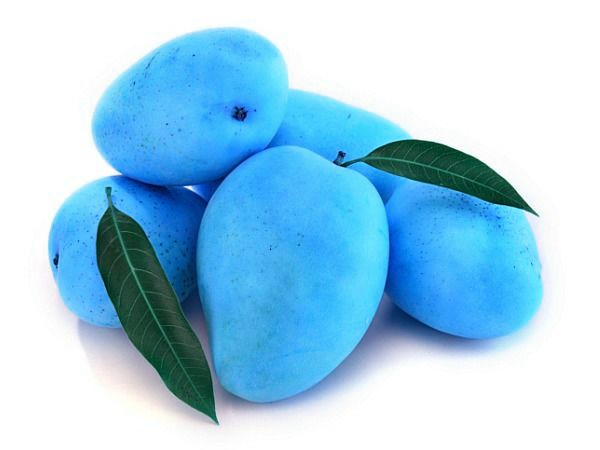
#> input picture Citra Digital/Pertemuan 9/Image_1.jpg, 600 x 450 px
$ jupyter execute 'Morfologi Citra.ipynb'
#> lines starting #> are read from the running program, lines starting #| are printed output that depends on the picture
# implementasi morfologi pada citra biner

[cell 1]
import cv2
import numpy as np
import matplotlib.pyplot as plt

# Membaca gambar biner
img = cv2.imread('Image_1.jpg', cv2.IMREAD_COLOR_RGB)
#> img is the input picture: shape (450, 600, 3); mean B, G, R 232.6, 207.7, 162.5

# Membuat elemen struktural (misalnya, persegi 5x5)
kernel = np.ones((5,5), np.uint8)

# Melakukan berbagai operasi morfologi
dilation = cv2.dilate(img, kernel, iterations=1)
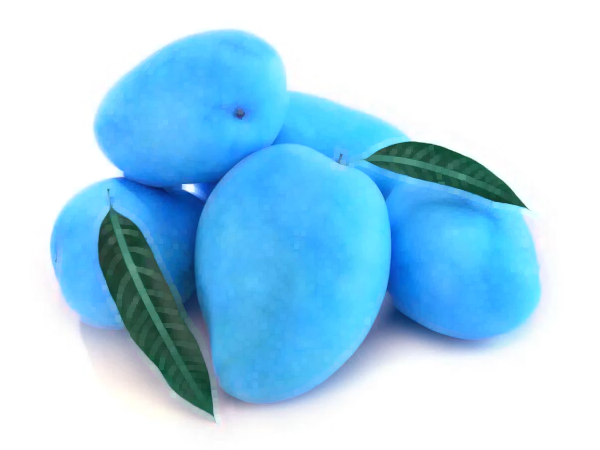
#> dilation: shape (450, 600, 3); mean B, G, R 238.2, 213.8, 169.6
erosion = cv2.erode(img, kernel, iterations=1)
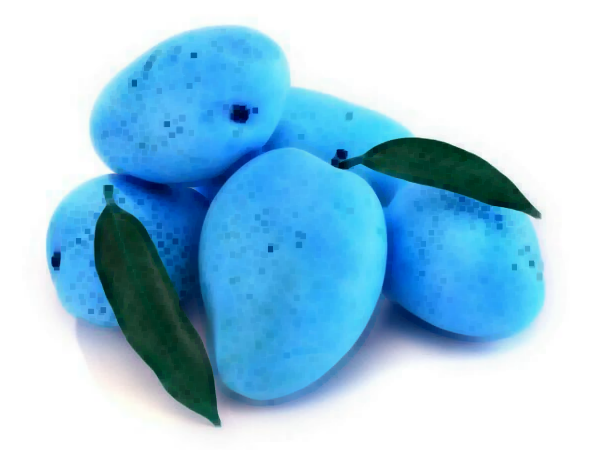
#> erosion: shape (450, 600, 3); mean B, G, R 226, 201, 155.3
opening = cv2.morphologyEx(img, cv2.MORPH_OPEN, kernel)
closing = cv2.morphologyEx(img, cv2.MORPH_CLOSE, kernel)

# Menampilkan hasil dari setiap operasi
titles = ['Original Image', 'Dilation', 'Erosion', 'Opening', 'Closing']
images = [img, dilation, erosion, opening, closing]

plt.figure(figsize=(10,5))
for i in range(5):
    plt.subplot(1,5,i+1), plt.imshow(images[i], 'gray')
    plt.title(titles[i])
    plt.xticks([]), plt.yticks([])
plt.show()
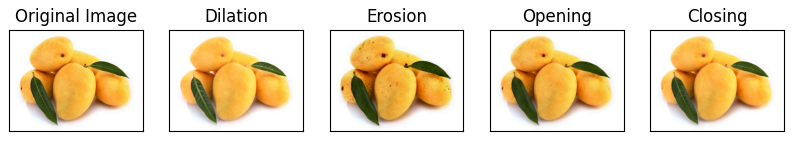
#> figure drawn by matplotlib, 5 panels; B, G, R data is drawn as R, G, B

# implementasi morfologi pada citra warna

[cell 2]
import cv2
import numpy as np
import matplotlib.pyplot as plt

# Membaca gambar warna
img = cv2.imread('Image_1.jpg')
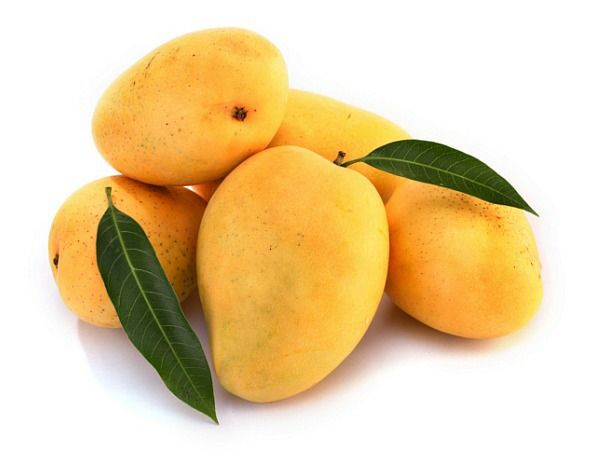
#> img: shape (450, 600, 3); mean B, G, R 162.5, 207.7, 232.6

# Memisahkan kanal warna R, G, B
b, g, r = cv2.split(img)
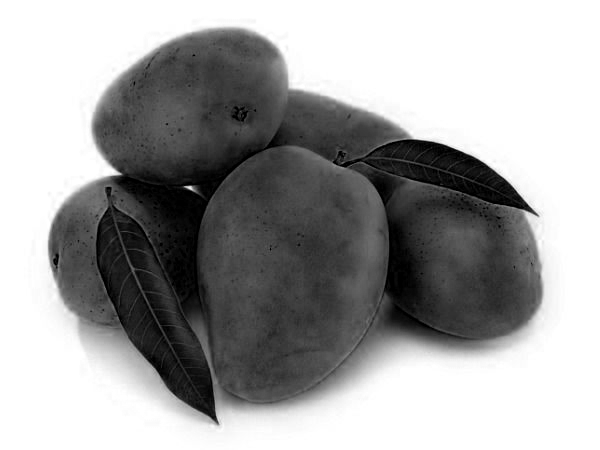
#> b: shape (450, 600); min 0, max 255, mean 162.5
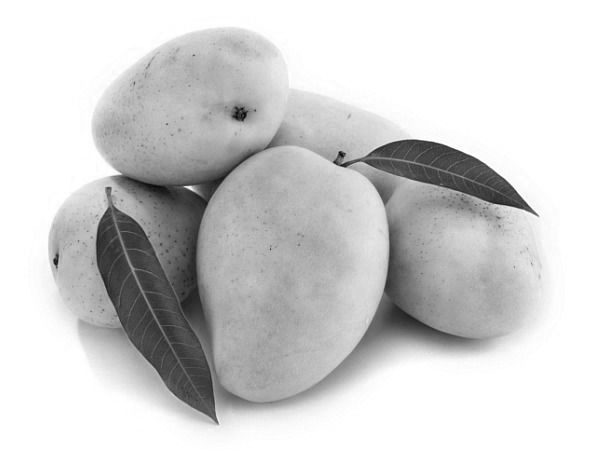
#> g: shape (450, 600); min 5, max 255, mean 207.7

# Membuat elemen struktural (misalnya, persegi 5x5)
kernel = np.ones((5,5), np.uint8)

# Melakukan operasi morfologi pada setiap kanal warna
dilation_r = cv2.dilate(r, kernel, iterations=1)
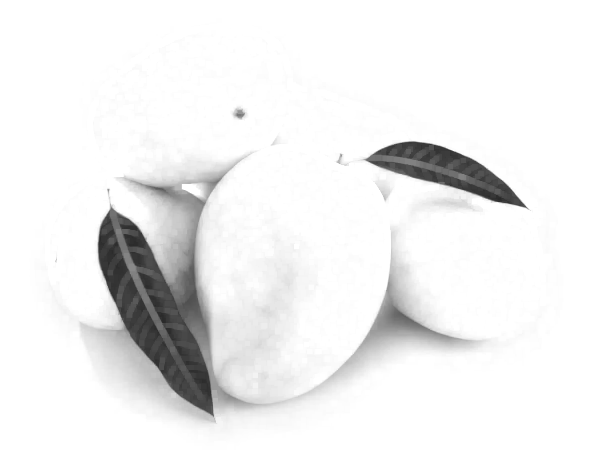
#> dilation_r: shape (450, 600); min 41, max 255, mean 238.2
dilation_g = cv2.dilate(g, kernel, iterations=1)
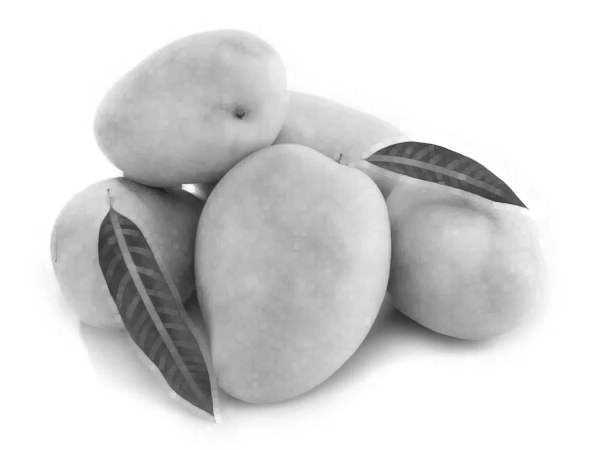
#> dilation_g: shape (450, 600); min 29, max 255, mean 213.8
dilation_b = cv2.dilate(b, kernel, iterations=1)
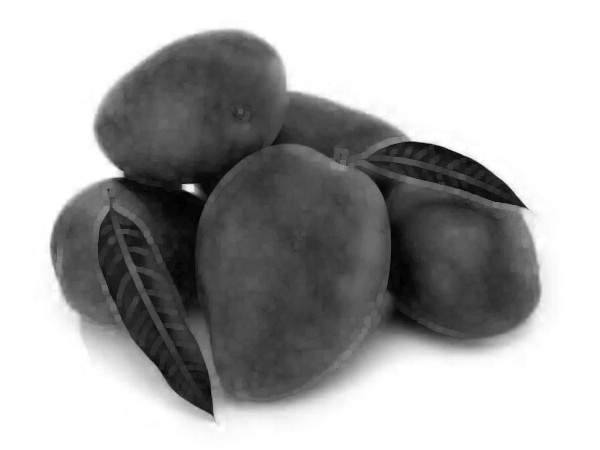
#> dilation_b: shape (450, 600); min 0, max 255, mean 169.6

# Menggabungkan kembali hasil operasi per kanal
dilated_img = cv2.merge((dilation_b, dilation_g, dilation_r))
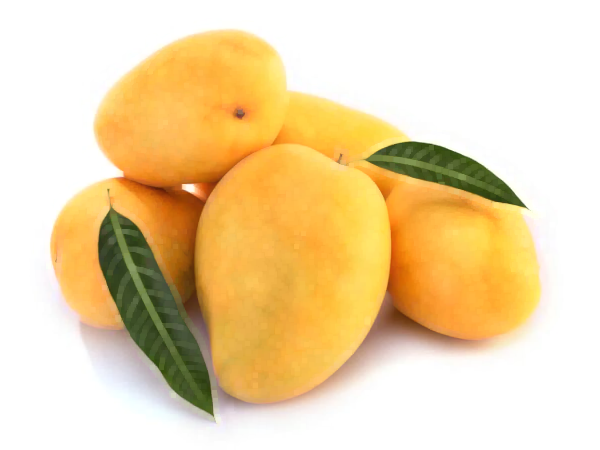
#> dilated_img: shape (450, 600, 3); mean B, G, R 169.6, 213.8, 238.2

# Menampilkan hasil
plt.figure(figsize=(10,5))
plt.subplot(1,2,1), plt.imshow(cv2.cvtColor(img, cv2.COLOR_BGR2RGB))
plt.title('Original Image')
plt.subplot(1,2,2), plt.imshow(cv2.cvtColor(dilated_img, cv2.COLOR_BGR2RGB))
plt.title('Dilated Image')
plt.show()
#> figure, not shown here; B, G, R data is drawn as R, G, B
